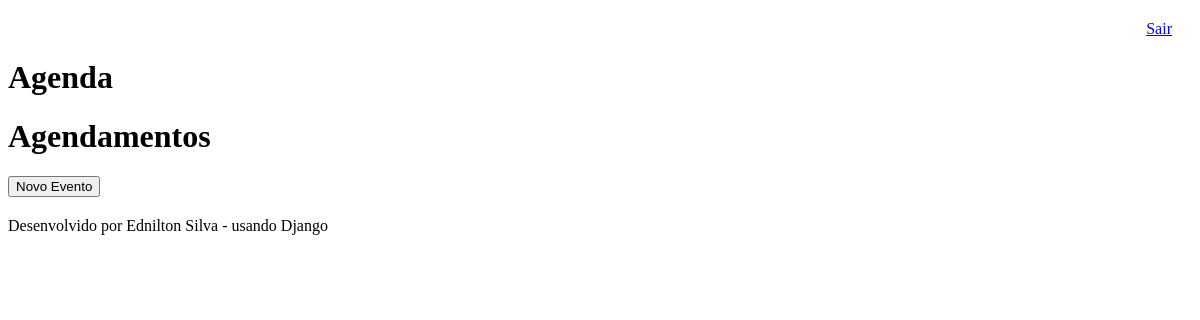
Page /agenda/ (signed in) on the earlier database version.
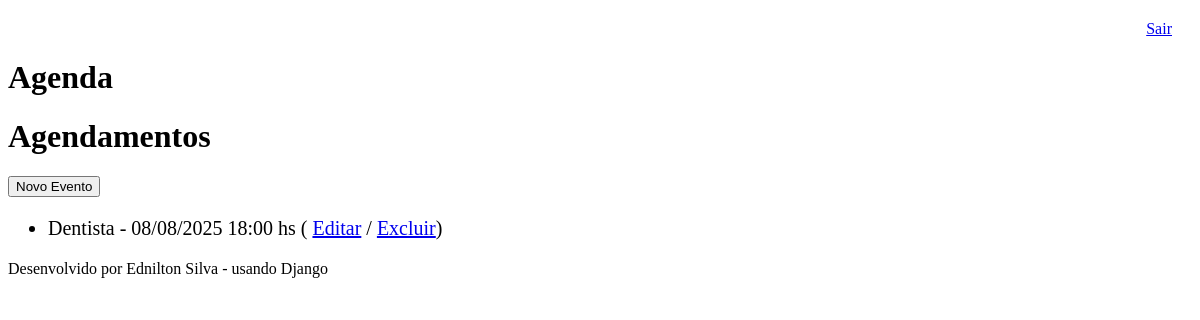
Same page on the later database version.
### core/models.py (models this page shows, shortened)
class Evento(models.Model):
    titulo = models.CharField(max_length=100)
    descricao = models.TextField(blank=True, null=True)
    data_evento = models.DateTimeField(verbose_name='Data do Evento')# nome que vai aparecer na agenda
    data_criacao = models.DateTimeField(auto_now=True)
    usuario = models.ForeignKey(User, on_delete=models.CASCADE, verbose_name='Usuário')# relaciona o evento com o usuário que o criou
    class Meta:
        db_table = 'evento'# especifica o nome da tabela no banco de dados seja 'evento'
    def get_data_evento(self):
        return self.data_evento.strftime('%d/%m/%Y %H:%M hs')# Formata a data do evento para o formato dia/mês/ano posso colocar na frente %H:%M para imprimir também hora:minuto

### core/views.py (the view)
# urls.py: path('agenda/', views.lista_eventos, name='agenda'),
@login_required(login_url='/login/')  # Exige que o usuário esteja logado para acessar a lista de eventos#(login_url='/admin/login/')
def lista_eventos(request):
    usuario = request.user
    eventos = Evento.objects.filter(usuario=usuario) # Filtra os eventos do usuário logado
    dados = {
        'eventos': eventos,
    }
    return render(request, 'agenda.html', dados)

### templates/agenda.html
{% extends "model-page.html" %}
{% block content %}
    <h1>Agendamentos</h1>
    <a href="evento/"><button type="button">Novo Evento</button></a>
    <ul style="font-size: 20px;">
        {% for evento in eventos %}
            <li>
                {{ evento.titulo }} - {{ evento.get_data_evento }}
                ( <a href="evento/?id={{ evento.id}}">Editar</a>
                / <a href="evento/delete/{{ evento.id }}/">Excluir</a>)
            </li>
        {% endfor %}
    </ul>
{% endblock %}

Differences in the rows shown:
added Evento: titulo "Dentista", get_data_evento "08/08/2025 18:00 hs"
